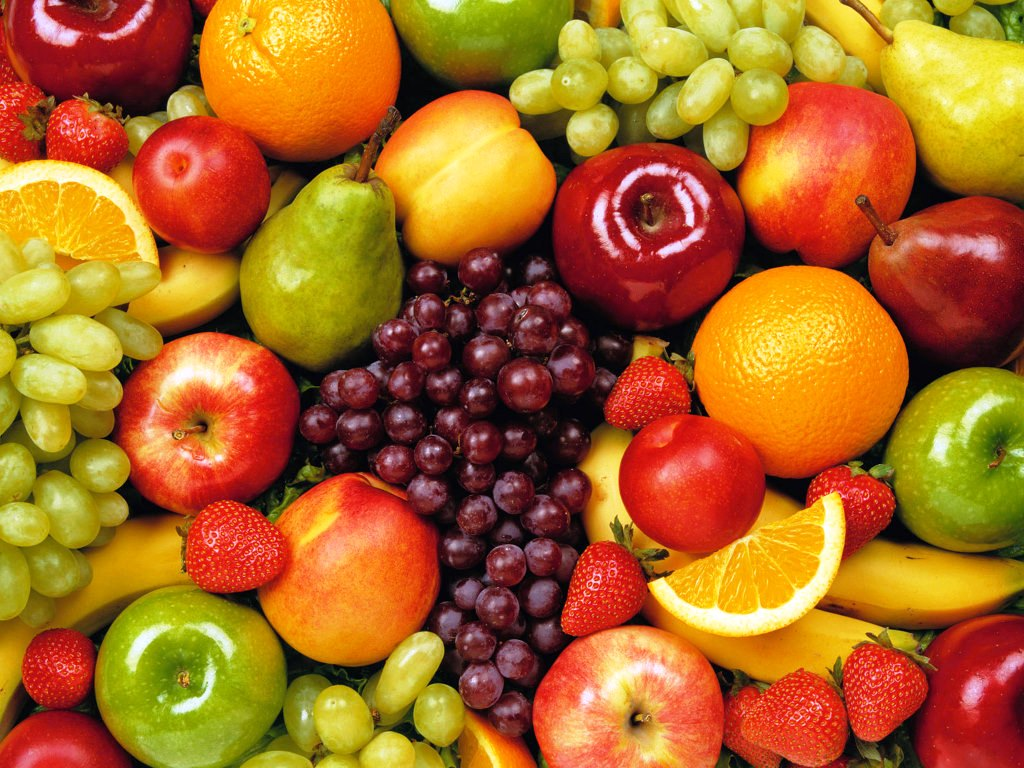
#> input picture frutas.jpg, 1024 x 768 px
$ python desenfoque.py
#> lines starting #> are read from the running program, lines starting #| are printed output that depends on the picture
import cv2
import matplotlib.pyplot as plt

# Cargar imagen
image = cv2.imread("frutas.jpg")
#> image is the input picture: shape (768, 1024, 3); mean B, G, R 34.7, 104, 170.5

if image is None:
    print("Error: no se encontró frutas.jpg")
else:
    # Reducir un poco la imagen para visualizarla mejor
    image = cv2.resize(image, (0, 0), fx=0.5, fy=0.5)
#> image: shape (384, 512, 3)

    # Desenfoque gaussiano
    gaussian_blur = cv2.GaussianBlur(image, (5, 5), 0)
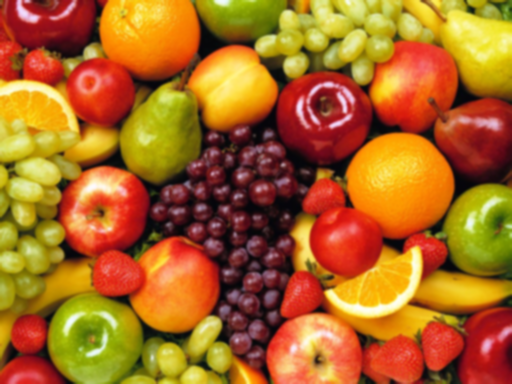
#> gaussian_blur: shape (384, 512, 3); mean B, G, R 34.8, 104.1, 170.7

    # Desenfoque mediano
    median_blur = cv2.medianBlur(image, 5)

    # Desenfoque bilateral
    bilateral_blur = cv2.bilateralFilter(image, 9, 75, 75)

    titulos = [
        "Imagen original",
        "Desenfoque gaussiano",
        "Desenfoque mediano",
        "Desenfoque bilateral"
    ]

    imagenes = [
        image,
        gaussian_blur,
        median_blur,
        bilateral_blur
    ]

    plt.figure(figsize=(12, 8))

    for i in range(4):
        plt.subplot(2, 2, i + 1)

        imagen_rgb = cv2.cvtColor(
            imagenes[i],
            cv2.COLOR_BGR2RGB
        )

        plt.imshow(imagen_rgb)
        plt.title(titulos[i])
        plt.axis("off")

    plt.tight_layout()
    plt.show()
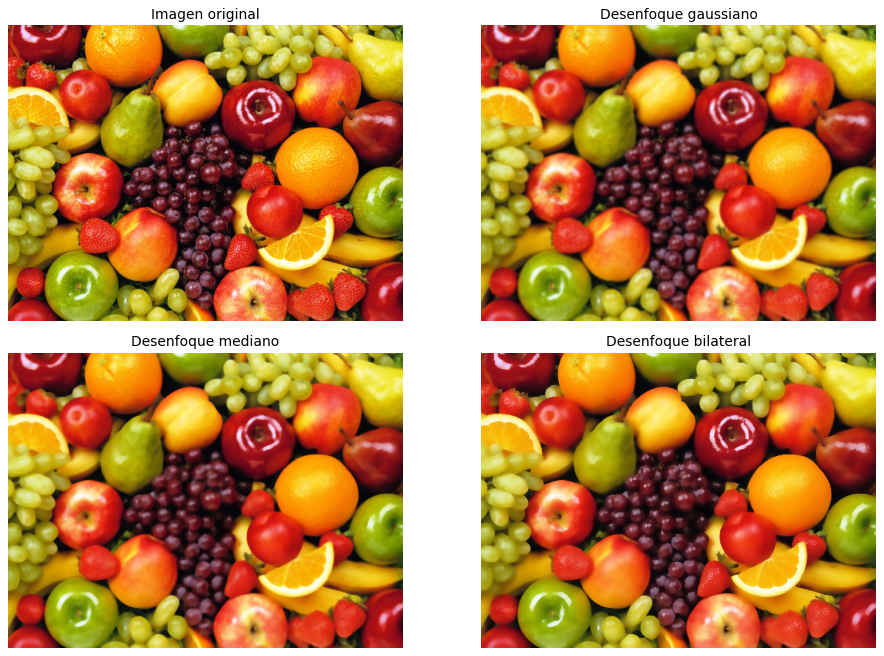
#> figure drawn by matplotlib, 4 panels

$ run again, with gatos_perros_casas.jpg copied over frutas.jpg
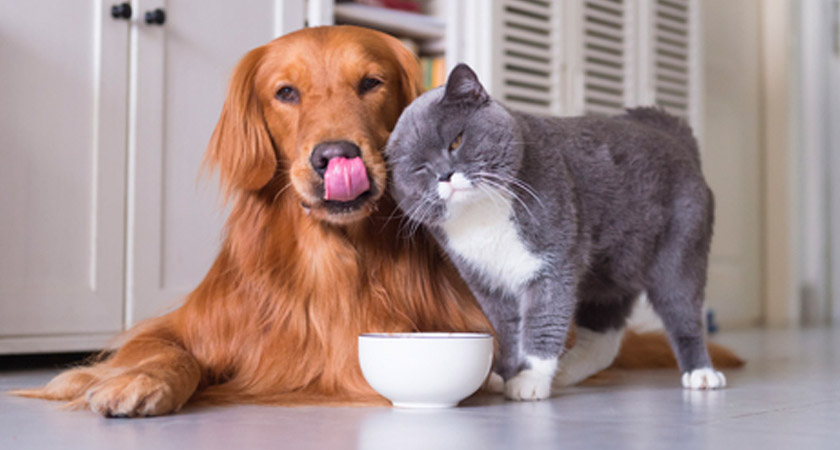
#> input picture gatos_perros_casas.jpg, 840 x 450 px
#> image is the input picture: shape (450, 840, 3); mean B, G, R 137.5, 140.6, 162.7
#> image: shape (225, 420, 3)
#> `median_blur = cv2.medianBlur(image, 5)`:
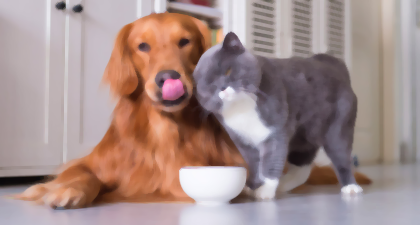
#> median_blur: shape (225, 420, 3); mean B, G, R 137.9, 141, 163.3
#> `plt.show()`:
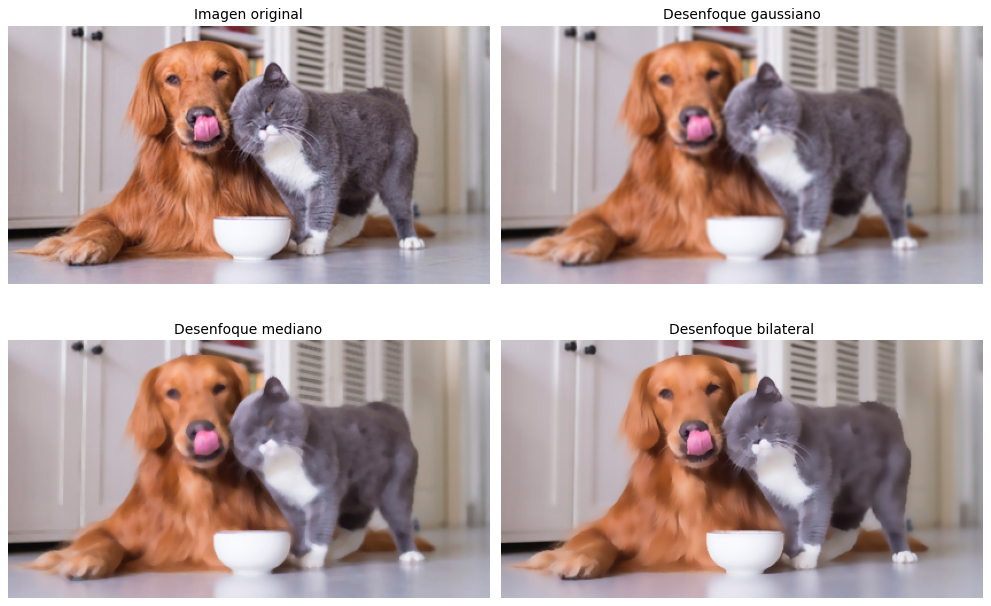
#> figure drawn by matplotlib, 4 panels

$ run again, with huerto.jpg copied over frutas.jpg
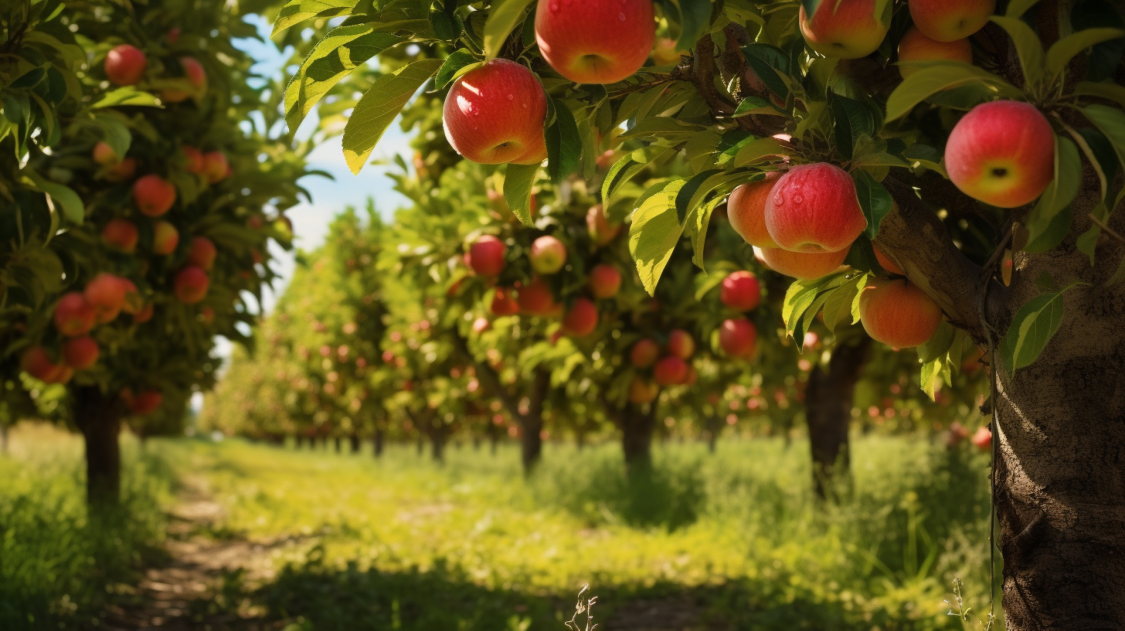
#> input picture huerto.jpg, 4500 x 2522 px (shown at 1/4 size)
#> image is the input picture: shape (2522, 4500, 3); mean B, G, R 27.9, 81.6, 95.6
#> image: shape (1261, 2250, 3)
#> `plt.show()`:
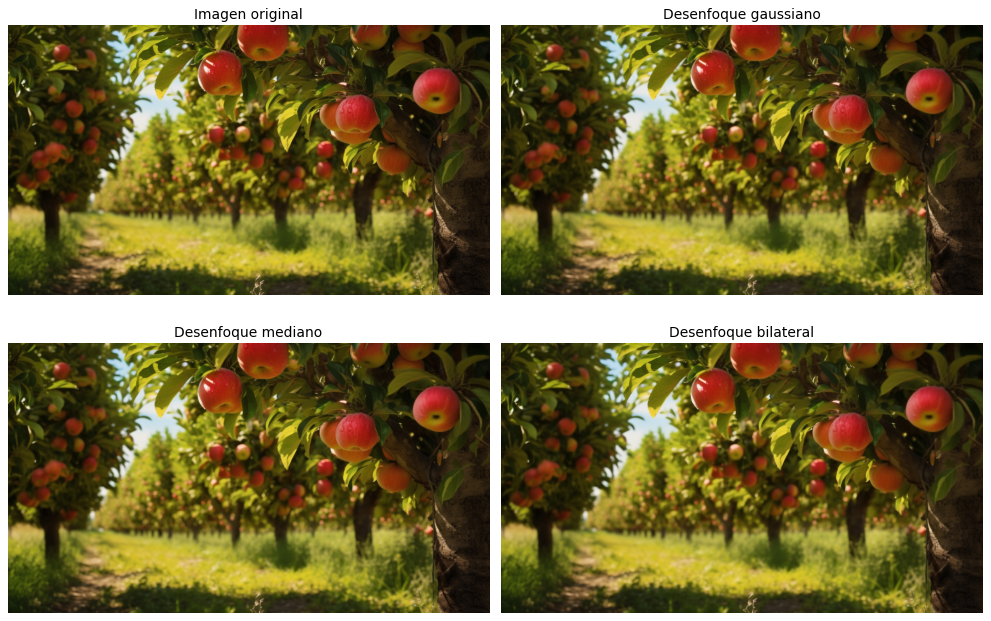
#> figure drawn by matplotlib, 4 panels
